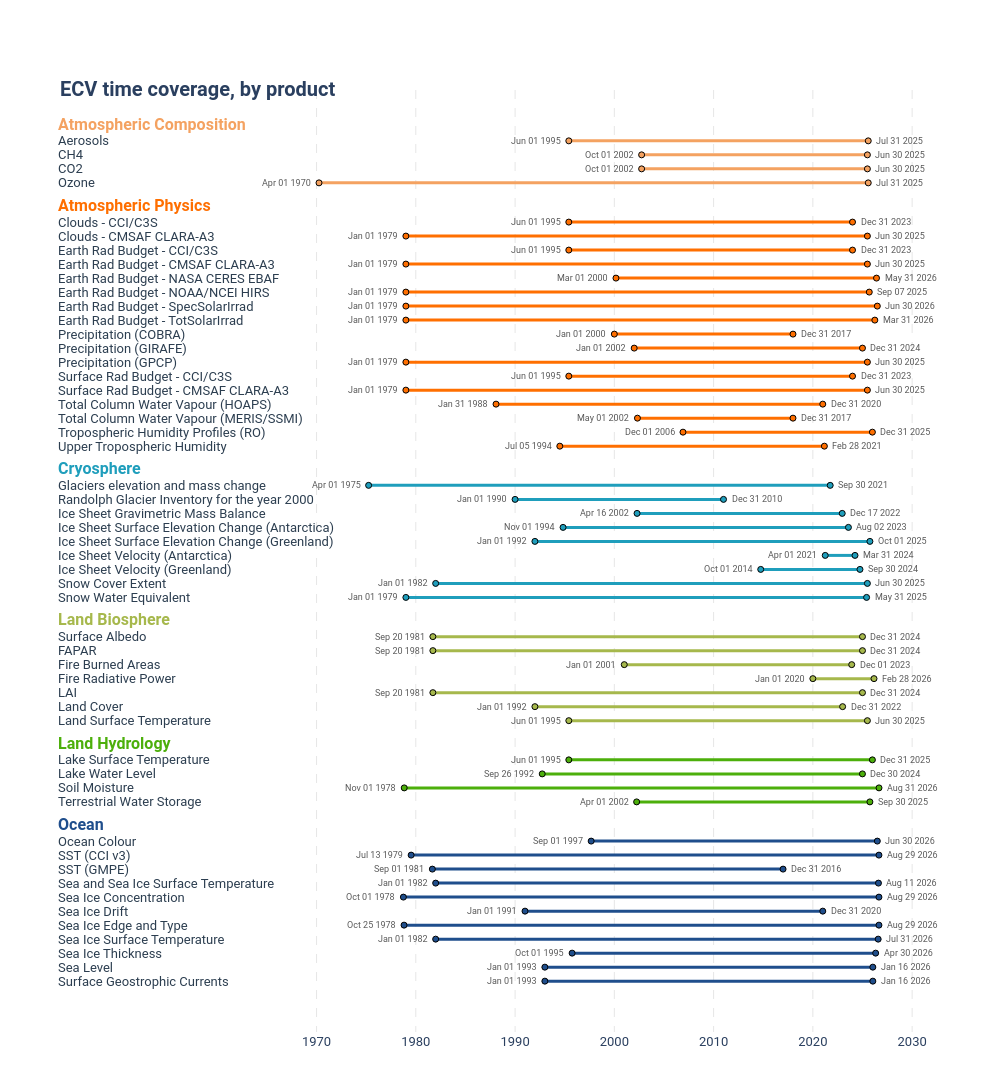

Notebook cell for this chart:
### Code cell
hub_colors = {
    "Atmospheric Composition": "#f4a261",
    "Atmospheric Physics": "#ff6f00",
    "Cryosphere": "#1f9ebc",
    "Land Biosphere": "#a6b84c",
    "Land Hydrology": "#4caf0b",
    "Ocean": "#1f4e8c"
}

fig = go.Figure()

y_positions = []
y_labels = []
hub_first_y = {}
current_y = 0

# ---------- BUILD TIMELINE ----------
for hub in df["Thematic Hub"].unique():

    hub_df = df[df["Thematic Hub"] == hub]

    hub_first_y[hub] = current_y  # store first row position

    for _, row in hub_df.iterrows():

        # Line + markers
        fig.add_trace(go.Scatter(
            x=[row["DateBeg"], row["DateEnd"]],
            y=[current_y, current_y],
            mode="lines+markers",
            line=dict(color=hub_colors[hub], width=3),   # thinner
            marker=dict(
                size=6,
                color=hub_colors[hub],
                line=dict(color="black", width=1)
            ),
            showlegend=False
        ))

        # End date
        fig.add_annotation(
            x=row["DateEnd"],
            y=current_y,
            text=row["DateEnd"].strftime("%b %d %Y"),
            showarrow=False,
            xanchor="left",
            xshift=6,
            font=dict(size=9, color="rgba(0,0,0,0.65)")
        )

        # Start date
        fig.add_annotation(
            x=row["DateBeg"],
            y=current_y,
            text=row["DateBeg"].strftime("%b %d %Y"),
            showarrow=False,
            xanchor="right",
            xshift=-6,
            font=dict(size=9, color="rgba(0,0,0,0.65)")
        )

        y_labels.append(row["Product"])
        y_positions.append(current_y)
        current_y -= 1

    current_y -= 1.8  # extra spacing between hubs


# ---------- REMOVE DEFAULT Y TICKS ----------
fig.update_yaxes(showticklabels=False, showgrid=False)


# Product labels
for y_val, label in zip(y_positions, y_labels):
    fig.add_annotation(
        x=-0.30,
        y=y_val,
        xref="paper",
        yref="y",
        text=label,
        showarrow=False,
        xanchor="left",
        align="left",
        font=dict(size=13, color="#2c3e50")
    )

# Hub headers
for hub, y_val in hub_first_y.items():
    fig.add_annotation(
        x=-0.30,
        y=y_val + 1.2,
        xref="paper",
        yref="y",
        text=f"<b>{hub}</b>",
        showarrow=False,
        xanchor="left",
        align="left",
        font=dict(size=16, color=hub_colors[hub])
    )


# ---------- AXES STYLE ----------
fig.update_xaxes(
    showgrid=True,
    gridcolor="rgba(0,0,0,0.1)",  # lighter
    griddash="dash",
    zeroline=False
)


# ---------- LAYOUT ----------
fig.update_layout(
    title=dict(
        text="<b>ECV time coverage, by product</b>",
        x=0.06,
        y=0.925,
        xanchor="left",
        font=dict(size=20, family="Roboto")
    ),
    font=dict(family="Roboto", size=13),
    plot_bgcolor="white",
    paper_bgcolor="white",
    margin=dict(l=260, r=60, t=90, b=60),
    width=1000,
    height=1200,
    autosize=False
)


fig.write_image(f'temporal_coverage_by_Product_{today_date}_v2.png', scale=4)
fig.show()
